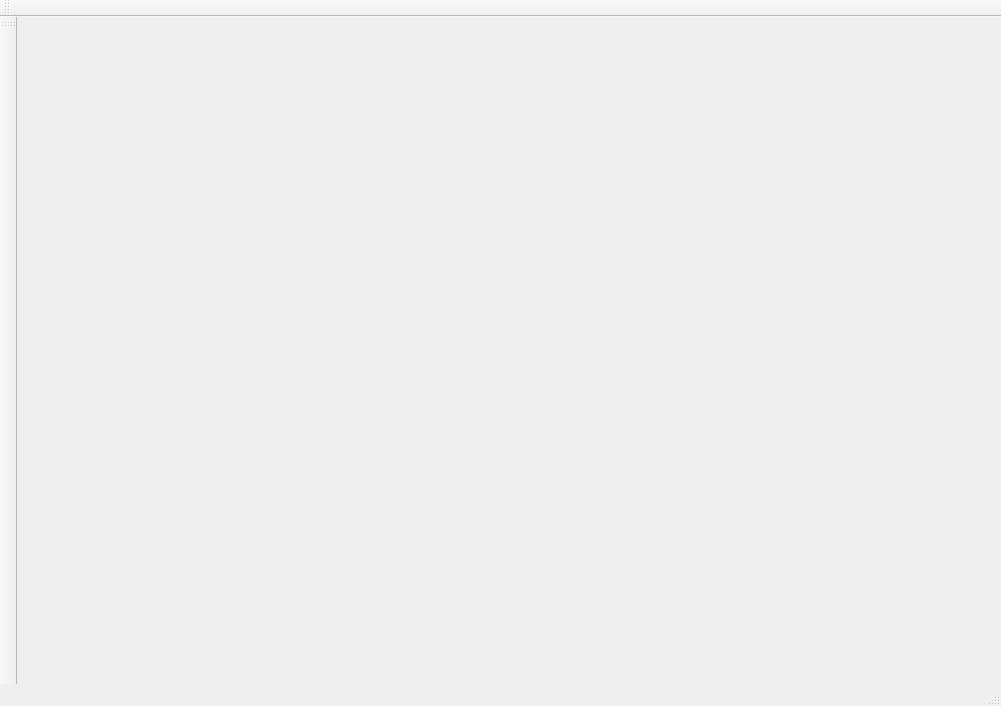
<?xml version="1.0" encoding="UTF-8"?>
<ui version="4.0">
 <class>MainWindow</class>
 <widget class="QMainWindow" name="MainWindow">
  <property name="geometry">
   <rect>
    <x>0</x>
    <y>0</y>
    <width>1001</width>
    <height>706</height>
   </rect>
  </property>
  <property name="windowTitle">
   <string>MainWindow</string>
  </property>
  <widget class="QWidget" name="centralWidget"/>
  <widget class="QMenuBar" name="menuBar">
   <property name="geometry">
    <rect>
     <x>0</x>
     <y>0</y>
     <width>1001</width>
     <height>28</height>
    </rect>
   </property>
  </widget>
  <widget class="QToolBar" name="mainToolBar">
   <attribute name="toolBarArea">
    <enum>TopToolBarArea</enum>
   </attribute>
   <attribute name="toolBarBreak">
    <bool>false</bool>
   </attribute>
  </widget>
  <widget class="QStatusBar" name="statusBar"/>
  <widget class="QToolBar" name="leftBar">
   <property name="windowTitle">
    <string>toolBar</string>
   </property>
   <attribute name="toolBarArea">
    <enum>LeftToolBarArea</enum>
   </attribute>
   <attribute name="toolBarBreak">
    <bool>false</bool>
   </attribute>
  </widget>
 </widget>
 <layoutdefault spacing="6" margin="11"/>
 <resources/>
 <connections/>
</ui>
